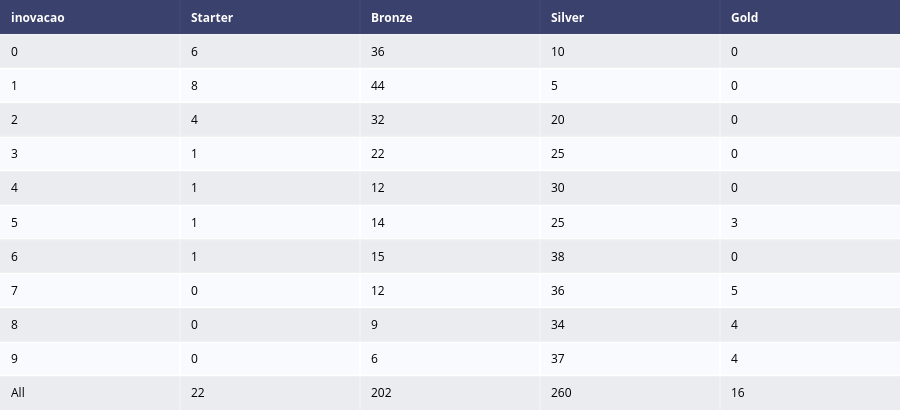

Notebook source saved alongside this figure:
### Code cell
# Tabela de Contingência entre Localização e Segmento de Cliente (Target)
crosstab_inovacao = pd.crosstab(
    df_segmento['inovacao'], 
    df_segmento['segmento_de_cliente'], 
    margins=True)[lista_segmento].reset_index()

tabela_inovacao = ff.create_table(crosstab_inovacao)

# Moastrar a crosstab
tabela_inovacao.show()

### Figure 1 — Plotly figure (JSON) as saved in the notebook; plotly's stock layout.template omitted (floating-point values rounded to 4 significant figures)
{"data": [{"colorscale": [[0, "#00083e"], [0.5, "#ededee"], [1, "#ffffff"]], "hoverinfo": "none", "opacity": 0.75, "showscale": false, "type": "heatmap", "z": [[0, 0, 0, 0, 0], [0.5, 0.5, 0.5, 0.5, 0.5], [1, 1, 1, 1, 1], [0.5, 0.5, 0.5, 0.5, 0.5], [1, 1, 1, 1, 1], [0.5, 0.5, 0.5, 0.5, 0.5], [1, 1, 1, 1, 1], [0.5, 0.5, 0.5, 0.5, 0.5], [1, 1, 1, 1, 1], [0.5, 0.5, 0.5, 0.5, 0.5], [1, 1, 1, 1, 1], [0.5, 0.5, 0.5, 0.5, 0.5]]}], "layout": {"annotations": [{"align": "left", "font": {"color": "#ffffff"}, "showarrow": false, "text": "<b>inovacao</b>", "x": -0.45, "xanchor": "left", "xref": "x", "y": 0, "yref": "y"}, {"align": "left", "font": {"color": "#ffffff"}, "showarrow": false, "text": "<b>Starter</b>", "x": 0.55, "xanchor": "left", "xref": "x", "y": 0, "yref": "y"}, {"align": "left", "font": {"color": "#ffffff"}, "showarrow": false, "text": "<b>Bronze</b>", "x": 1.55, "xanchor": "left", "xref": "x", "y": 0, "yref": "y"}, {"align": "left", "font": {"color": "#ffffff"}, "showarrow": false, "text": "<b>Silver</b>", "x": 2.55, "xanchor": "left", "xref": "x", "y": 0, "yref": "y"}, {"align": "left", "font": {"color": "#ffffff"}, "showarrow": false, "text": "<b>Gold</b>", "x": 3.55, "xanchor": "left", "xref": "x", "y": 0, "yref": "y"}, {"align": "left", "font": {"color": "#000000"}, "showarrow": false, "text": "0", "x": -0.45, "xanchor": "left", "xref": "x", "y": 1, "yref": "y"}, {"align": "left", "font": {"color": "#000000"}, "showarrow": false, "text": "6", "x": 0.55, "xanchor": "left", "xref": "x", "y": 1, "yref": "y"}, {"align": "left", "font": {"color": "#000000"}, "showarrow": false, "text": "36", "x": 1.55, "xanchor": "left", "xref": "x", "y": 1, "yref": "y"}, {"align": "left", "font": {"color": "#000000"}, "showarrow": false, "text": "10", "x": 2.55, "xanchor": "left", "xref": "x", "y": 1, "yref": "y"}, {"align": "left", "font": {"color": "#000000"}, "showarrow": false, "text": "0", "x": 3.55, "xanchor": "left", "xref": "x", "y": 1, "yref": "y"}, {"align": "left", "font": {"color": "#000000"}, "showarrow": false, "text": "1", "x": -0.45, "xanchor": "left", "xref": "x", "y": 2, "yref": "y"}, {"align": "left", "font": {"color": "#000000"}, "showarrow": false, "text": "8", "x": 0.55, "xanchor": "left", "xref": "x", "y": 2, "yref": "y"}, {"align": "left", "font": {"color": "#000000"}, "showarrow": false, "text": "44", "x": 1.55, "xanchor": "left", "xref": "x", "y": 2, "yref": "y"}, {"align": "left", "font": {"color": "#000000"}, "showarrow": false, "text": "5", "x": 2.55, "xanchor": "left", "xref": "x", "y": 2, "yref": "y"}, {"align": "left", "font": {"color": "#000000"}, "showarrow": false, "text": "0", "x": 3.55, "xanchor": "left", "xref": "x", "y": 2, "yref": "y"}, {"align": "left", "font": {"color": "#000000"}, "showarrow": false, "text": "2", "x": -0.45, "xanchor": "left", "xref": "x", "y": 3, "yref": "y"}, {"align": "left", "font": {"color": "#000000"}, "showarrow": false, "text": "4", "x": 0.55, "xanchor": "left", "xref": "x", "y": 3, "yref": "y"}, {"align": "left", "font": {"color": "#000000"}, "showarrow": false, "text": "32", "x": 1.55, "xanchor": "left", "xref": "x", "y": 3, "yref": "y"}, {"align": "left", "font": {"color": "#000000"}, "showarrow": false, "text": "20", "x": 2.55, "xanchor": "left", "xref": "x", "y": 3, "yref": "y"}, {"align": "left", "font": {"color": "#000000"}, "showarrow": false, "text": "0", "x": 3.55, "xanchor": "left", "xref": "x", "y": 3, "yref": "y"}, {"align": "left", "font": {"color": "#000000"}, "showarrow": false, "text": "3", "x": -0.45, "xanchor": "left", "xref": "x", "y": 4, "yref": "y"}, {"align": "left", "font": {"color": "#000000"}, "showarrow": false, "text": "1", "x": 0.55, "xanchor": "left", "xref": "x", "y": 4, "yref": "y"}, {"align": "left", "font": {"color": "#000000"}, "showarrow": false, "text": "22", "x": 1.55, "xanchor": "left", "xref": "x", "y": 4, "yref": "y"}, {"align": "left", "font": {"color": "#000000"}, "showarrow": false, "text": "25", "x": 2.55, "xanchor": "left", "xref": "x", "y": 4, "yref": "y"}, {"align": "left", "font": {"color": "#000000"}, "showarrow": false, "text": "0", "x": 3.55, "xanchor": "left", "xref": "x", "y": 4, "yref": "y"}, {"align": "left", "font": {"color": "#000000"}, "showarrow": false, "text": "4", "x": -0.45, "xanchor": "left", "xref": "x", "y": 5, "yref": "y"}, {"align": "left", "font": {"color": "#000000"}, "showarrow": false, "text": "1", "x": 0.55, "xanchor": "left", "xref": "x", "y": 5, "yref": "y"}, {"align": "left", "font": {"color": "#000000"}, "showarrow": false, "text": "12", "x": 1.55, "xanchor": "left", "xref": "x", "y": 5, "yref": "y"}, {"align": "left", "font": {"color": "#000000"}, "showarrow": false, "text": "30", "x": 2.55, "xanchor": "left", "xref": "x", "y": 5, "yref": "y"}, {"align": "left", "font": {"color": "#000000"}, "showarrow": false, "text": "0", "x": 3.55, "xanchor": "left", "xref": "x", "y": 5, "yref": "y"}, {"align": "left", "font": {"color": "#000000"}, "showarrow": false, "text": "5", "x": -0.45, "xanchor": "left", "xref": "x", "y": 6, "yref": "y"}, {"align": "left", "font": {"color": "#000000"}, "showarrow": false, "text": "1", "x": 0.55, "xanchor": "left", "xref": "x", "y": 6, "yref": "y"}, {"align": "left", "font": {"color": "#000000"}, "showarrow": false, "text": "14", "x": 1.55, "xanchor": "left", "xref": "x", "y": 6, "yref": "y"}, {"align": "left", "font": {"color": "#000000"}, "showarrow": false, "text": "25", "x": 2.55, "xanchor": "left", "xref": "x", "y": 6, "yref": "y"}, {"align": "left", "font": {"color": "#000000"}, "showarrow": false, "text": "3", "x": 3.55, "xanchor": "left", "xref": "x", "y": 6, "yref": "y"}, {"align": "left", "font": {"color": "#000000"}, "showarrow": false, "text": "6", "x": -0.45, "xanchor": "left", "xref": "x", "y": 7, "yref": "y"}, {"align": "left", "font": {"color": "#000000"}, "showarrow": false, "text": "1", "x": 0.55, "xanchor": "left", "xref": "x", "y": 7, "yref": "y"}, {"align": "left", "font": {"color": "#000000"}, "showarrow": false, "text": "15", "x": 1.55, "xanchor": "left", "xref": "x", "y": 7, "yref": "y"}, {"align": "left", "font": {"color": "#000000"}, "showarrow": false, "text": "38", "x": 2.55, "xanchor": "left", "xref": "x", "y": 7, "yref": "y"}, {"align": "left", "font": {"color": "#000000"}, "showarrow": false, "text": "0", "x": 3.55, "xanchor": "left", "xref": "x", "y": 7, "yref": "y"}, {"align": "left", "font": {"color": "#000000"}, "showarrow": false, "text": "7", "x": -0.45, "xanchor": "left", "xref": "x", "y": 8, "yref": "y"}, {"align": "left", "font": {"color": "#000000"}, "showarrow": false, "text": "0", "x": 0.55, "xanchor": "left", "xref": "x", "y": 8, "yref": "y"}, {"align": "left", "font": {"color": "#000000"}, "showarrow": false, "text": "12", "x": 1.55, "xanchor": "left", "xref": "x", "y": 8, "yref": "y"}, {"align": "left", "font": {"color": "#000000"}, "showarrow": false, "text": "36", "x": 2.55, "xanchor": "left", "xref": "x", "y": 8, "yref": "y"}, {"align": "left", "font": {"color": "#000000"}, "showarrow": false, "text": "5", "x": 3.55, "xanchor": "left", "xref": "x", "y": 8, "yref": "y"}, {"align": "left", "font": {"color": "#000000"}, "showarrow": false, "text": "8", "x": -0.45, "xanchor": "left", "xref": "x", "y": 9, "yref": "y"}, {"align": "left", "font": {"color": "#000000"}, "showarrow": false, "text": "0", "x": 0.55, "xanchor": "left", "xref": "x", "y": 9, "yref": "y"}, {"align": "left", "font": {"color": "#000000"}, "showarrow": false, "text": "9", "x": 1.55, "xanchor": "left", "xref": "x", "y": 9, "yref": "y"}, {"align": "left", "font": {"color": "#000000"}, "showarrow": false, "text": "34", "x": 2.55, "xanchor": "left", "xref": "x", "y": 9, "yref": "y"}, {"align": "left", "font": {"color": "#000000"}, "showarrow": false, "text": "4", "x": 3.55, "xanchor": "left", "xref": "x", "y": 9, "yref": "y"}, {"align": "left", "font": {"color": "#000000"}, "showarrow": false, "text": "9", "x": -0.45, "xanchor": "left", "xref": "x", "y": 10, "yref": "y"}, {"align": "left", "font": {"color": "#000000"}, "showarrow": false, "text": "0", "x": 0.55, "xanchor": "left", "xref": "x", "y": 10, "yref": "y"}, {"align": "left", "font": {"color": "#000000"}, "showarrow": false, "text": "6", "x": 1.55, "xanchor": "left", "xref": "x", "y": 10, "yref": "y"}, {"align": "left", "font": {"color": "#000000"}, "showarrow": false, "text": "37", "x": 2.55, "xanchor": "left", "xref": "x", "y": 10, "yref": "y"}, {"align": "left", "font": {"color": "#000000"}, "showarrow": false, "text": "4", "x": 3.55, "xanchor": "left", "xref": "x", "y": 10, "yref": "y"}, {"align": "left", "font": {"color": "#000000"}, "showarrow": false, "text": "All", "x": -0.45, "xanchor": "left", "xref": "x", "y": 11, "yref": "y"}, {"align": "left", "font": {"color": "#000000"}, "showarrow": false, "text": "22", "x": 0.55, "xanchor": "left", "xref": "x", "y": 11, "yref": "y"}, {"align": "left", "font": {"color": "#000000"}, "showarrow": false, "text": "202", "x": 1.55, "xanchor": "left", "xref": "x", "y": 11, "yref": "y"}, {"align": "left", "font": {"color": "#000000"}, "showarrow": false, "text": "260", "x": 2.55, "xanchor": "left", "xref": "x", "y": 11, "yref": "y"}, {"align": "left", "font": {"color": "#000000"}, "showarrow": false, "text": "16", "x": 3.55, "xanchor": "left", "xref": "x", "y": 11, "yref": "y"}], "height": 410, "margin": {"b": 0, "l": 0, "r": 0, "t": 0}, "xaxis": {"dtick": 1, "gridwidth": 2, "showticklabels": false, "tick0": -0.5, "ticks": "", "zeroline": false}, "yaxis": {"autorange": "reversed", "dtick": 1, "gridwidth": 2, "showticklabels": false, "tick0": 0.5, "ticks": "", "zeroline": false}}}
